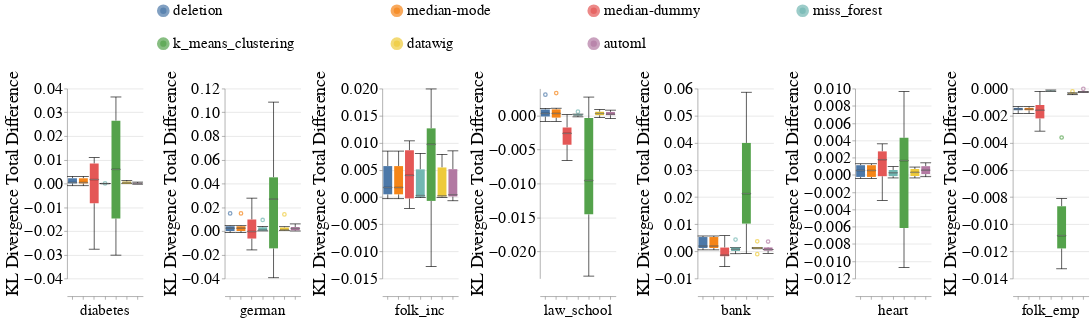

Notebook cell for this chart:
### Code cell
create_box_plots_for_diff_imputers_and_datasets_for_mixed_exp(train_injection_scenario='MCAR3',
                                                              test_injection_scenario='MCAR3',
                                                              metric_name='kl_divergence_total',
                                                              dataset_to_column_name=DATASET_TO_COLUMN_NAME,
                                                              dataset_to_group=DATASETS_SENSITIVE_ATTRS,
                                                              db_client=db_client,
                                                              without_dummy=False)

### Figure 1 — Vega-Lite specification as saved in the notebook (floating-point values rounded to 4 significant figures; data arrays with more than 128 entries replaced by an {"elided": "..."} marker saying what was removed)
{"config": {"view": {"continuousWidth": 400, "continuousHeight": 300, "stroke": null}, "axis": {"labelFontSize": 26, "labelFontWeight": "normal", "titleFontSize": 28, "titleFontWeight": "normal"}, "facet": {"spacing": 15}, "header": {"labelFontSize": 24, "labelOrient": "bottom", "labelPadding": 5, "titleFontSize": 28}, "legend": {"columns": 4, "direction": "horizontal", "labelFontSize": 24, "labelLimit": 400, "orient": "top", "symbolOffset": 140, "symbolStrokeWidth": 10, "titleAnchor": "middle", "titleFontSize": 26, "titleLimit": 300}, "title": {"fontSize": 28}}, "data": {"name": "data-da6068d912efe8efe7c7fe70f14a2c16"}, "mark": {"type": "boxplot", "median": {"stroke": "black", "strokeWidth": 0.7}, "ticks": true}, "encoding": {"color": {"field": "Null_Imputer_Name", "sort": ["deletion", "median-mode", "median-dummy", "miss_forest", "k_means_clustering", "datawig", "automl"], "title": null, "type": "nominal"}, "column": {"field": "Dataset_Name", "sort": {"field": "Dataset_Sequence_Number", "order": "ascending"}, "title": null, "type": "nominal"}, "x": {"axis": {"labels": false}, "field": "Null_Imputer_Name", "sort": ["deletion", "median-mode", "median-dummy", "miss_forest", "k_means_clustering", "datawig", "automl"], "title": null, "type": "nominal"}, "y": {"field": "Kl_Divergence_Total_Difference", "scale": {"zero": false}, "title": "KL Divergence Total Difference", "type": "quantitative"}}, "resolve": {"scale": {"y": "independent"}}, "width": 120, "$schema": "https://vega.github.io/schema/vega-lite/v4.17.0.json", "datasets": {"data-da6068d912efe8efe7c7fe70f14a2c16": {"elided": "294 records"}}}
